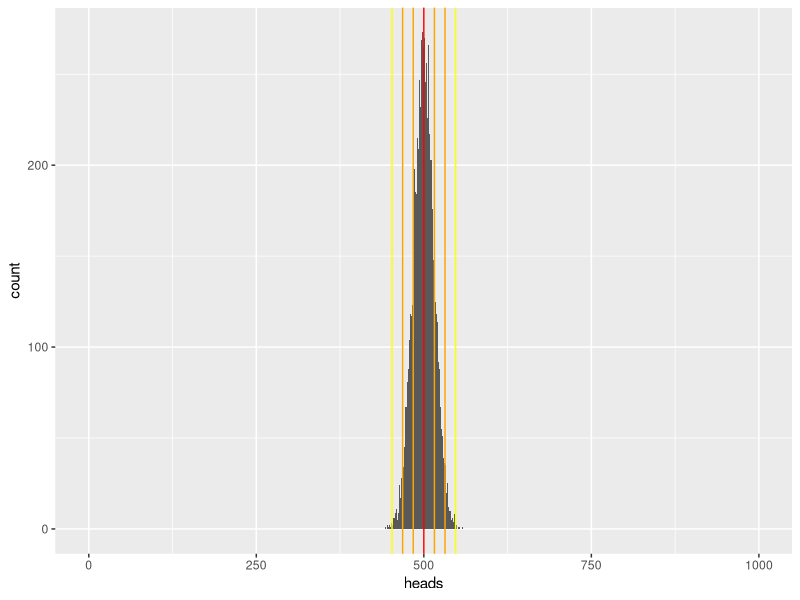

Reproduce this figure in R.
rm(list = ls())
library(ggplot2)

prob_mass_func = function(n, k, p = 0.5){
  return(choose(n, k) * p^k * (1-p)^(n-k))
}

cum_dist_func = function(n, k, p = 0.5){
  total = 0
  for(i in 0:k){
    total = total + choose(n, i) * p^i * (1-p)^(n-i)
  }
  return(total)
}

n = 1000
p = 0.5
trials = 10000

mu = n * p
var = n * p * (1-p)
std_dev = var ^ 0.5
cat0 = function(...){
  cat(..., sep = '')
}
cat0('mean: ', mu, '\n')
cat0('std. dev.: ', std_dev, '\n')
cat0('1 std. dev.: (', mu - 1 * std_dev, ', ', mu + 1 * std_dev, ')', '\n')
cat0('1 std. dev.: (', mu - 2 * std_dev, ', ', mu + 2 * std_dev, ')', '\n')
cat0('1 std. dev.: (', mu - 3 * std_dev, ', ', mu + 3 * std_dev, ')', '\n')

print(1 - 2 * cum_dist_func(n, mu - 1 * std_dev))
print(1 - 2 * cum_dist_func(n, mu - 2 * std_dev))
print(1 - 2 * cum_dist_func(n, mu - 3 * std_dev))


flips = rbinom(n = trials,  size = n, prob = p)
data = data.frame(data = matrix(data = c(1:trials, flips), nrow = trials, ncol = 2))
colnames(data) = c('x', 'heads')

ggp = ggplot(data, aes(x = heads))
ggp = ggp + geom_histogram(binwidth = 1)
ggp = ggp + scale_x_continuous(limits = c(0, n))
ggp = ggp + geom_vline(xintercept = mu, color='red')
ggp = ggp + geom_vline(xintercept = mu - 1 * std_dev, color='orange')
ggp = ggp + geom_vline(xintercept = mu + 1 * std_dev, color='orange')
ggp = ggp + geom_vline(xintercept = mu - 2 * std_dev, color='orange')
ggp = ggp + geom_vline(xintercept = mu + 2 * std_dev, color='orange')
ggp = ggp + geom_vline(xintercept = mu - 3 * std_dev, color='yellow')
ggp = ggp + geom_vline(xintercept = mu + 3 * std_dev, color='yellow')
ggp

print(nrow(data[data$heads >= mu - 1 * std_dev & data$heads <= mu + 1 * std_dev,]) / trials)
print(nrow(data[data$heads >= mu - 2 * std_dev & data$heads <= mu + 2 * std_dev,]) / trials)
print(nrow(data[data$heads >= mu - 3 * std_dev & data$heads <= mu + 3 * std_dev,]) / trials)

